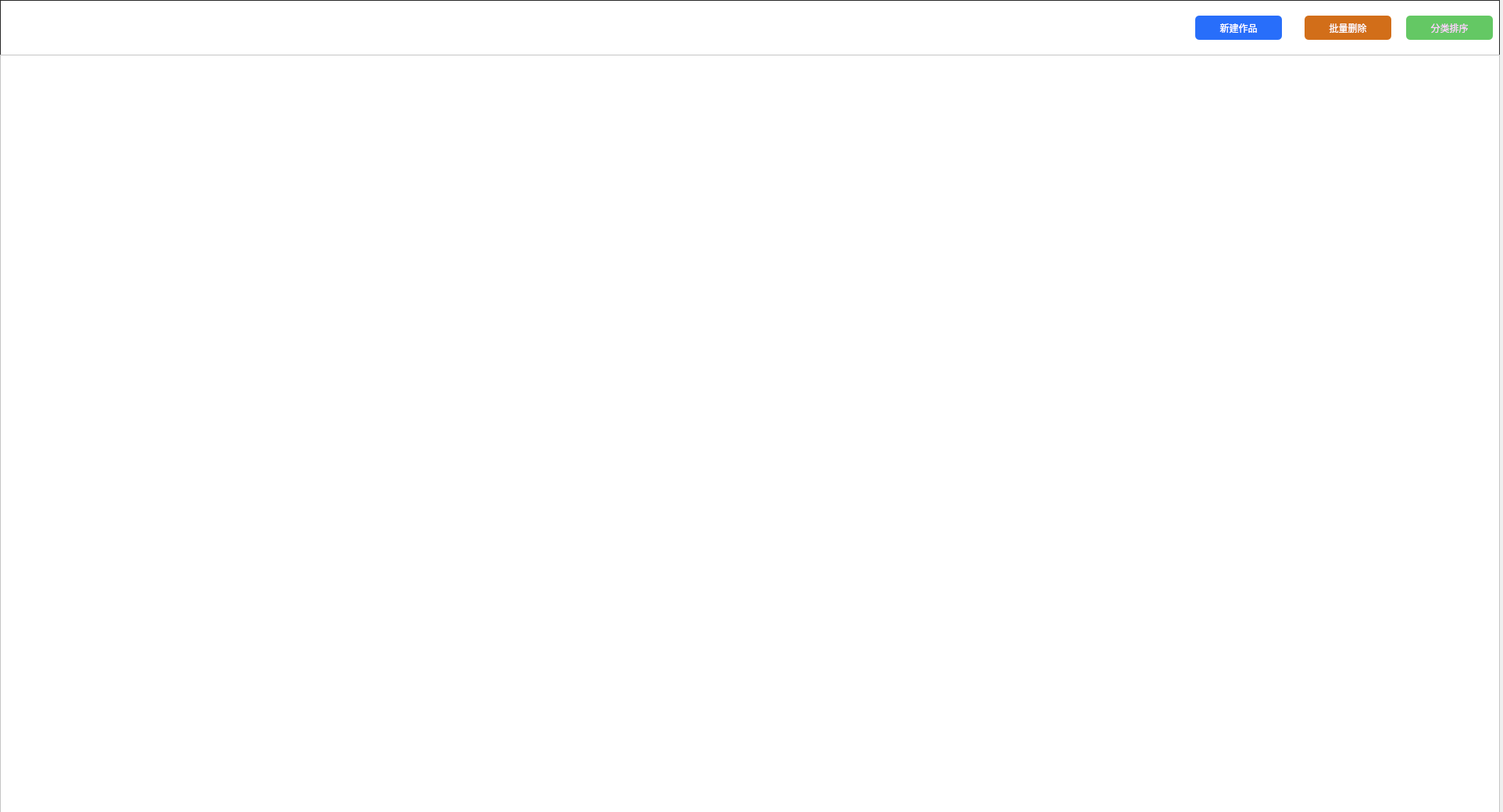
<?xml version="1.0" encoding="UTF-8"?>
<ui version="4.0">
 <class>Space_3DClass</class>
 <widget class="QWidget" name="Space_3DClass">
  <property name="geometry">
   <rect>
    <x>0</x>
    <y>0</y>
    <width>1924</width>
    <height>1040</height>
   </rect>
  </property>
  <property name="sizePolicy">
   <sizepolicy hsizetype="Preferred" vsizetype="Preferred">
    <horstretch>0</horstretch>
    <verstretch>0</verstretch>
   </sizepolicy>
  </property>
  <property name="windowTitle">
   <string>Space_3D</string>
  </property>
  <widget class="QPushButton" name="btnBatchDelete">
   <property name="geometry">
    <rect>
     <x>1670</x>
     <y>20</y>
     <width>111</width>
     <height>31</height>
    </rect>
   </property>
   <property name="styleSheet">
    <string notr="true">QPushButton#btnBatchDelete {
    border-radius: 5px;
    background-color: rgb(210, 110, 25);
    color: rgb(255, 255, 255);
}
QPushButton#btnBatchDelete:hover {
    background-color: rgb(245, 110, 25);
}</string>
   </property>
   <property name="text">
    <string>批量删除</string>
   </property>
  </widget>
  <widget class="QPushButton" name="btnSortCategory">
   <property name="geometry">
    <rect>
     <x>1800</x>
     <y>20</y>
     <width>111</width>
     <height>31</height>
    </rect>
   </property>
   <property name="styleSheet">
    <string notr="true">QPushButton#btnSortCategory {
    border-radius: 5px;
    background-color: rgb(100, 200, 100);
    color: rgb(255, 210, 255);
}
QPushButton#btnSortCategory:hover {
    background-color: rgb(85, 235, 85);
}</string>
   </property>
   <property name="text">
    <string>分类排序</string>
   </property>
  </widget>
  <widget class="QLabel" name="label_bg">
   <property name="geometry">
    <rect>
     <x>0</x>
     <y>0</y>
     <width>1920</width>
     <height>1040</height>
    </rect>
   </property>
   <property name="styleSheet">
    <string notr="true">background-color: rgb(255, 255, 255);
border-color: rgb(40, 40,40);
border-width: 1px;
border-style: solid;</string>
   </property>
   <property name="text">
    <string/>
   </property>
  </widget>
  <widget class="QPushButton" name="btnNewProject">
   <property name="geometry">
    <rect>
     <x>1530</x>
     <y>20</y>
     <width>111</width>
     <height>31</height>
    </rect>
   </property>
   <property name="styleSheet">
    <string notr="true">QPushButton#btnNewProject {
    border-radius: 5px;
    background-color: rgb(40, 110, 250);
    color: rgb(255, 255, 255);
}
QPushButton#btnNewProject:hover {
    background-color: rgb(0, 85, 255);
}</string>
   </property>
   <property name="text">
    <string>新建作品</string>
   </property>
  </widget>
  <widget class="QListWidget" name="projectList">
   <property name="geometry">
    <rect>
     <x>0</x>
     <y>70</y>
     <width>1920</width>
     <height>1011</height>
    </rect>
   </property>
   <property name="styleSheet">
    <string notr="true">background-color: rgb(255, 255, 255);</string>
   </property>
  </widget>
  <zorder>label_bg</zorder>
  <zorder>projectList</zorder>
  <zorder>btnSortCategory</zorder>
  <zorder>btnBatchDelete</zorder>
  <zorder>btnNewProject</zorder>
 </widget>
 <layoutdefault spacing="6" margin="11"/>
 <resources/>
 <connections/>
</ui>
